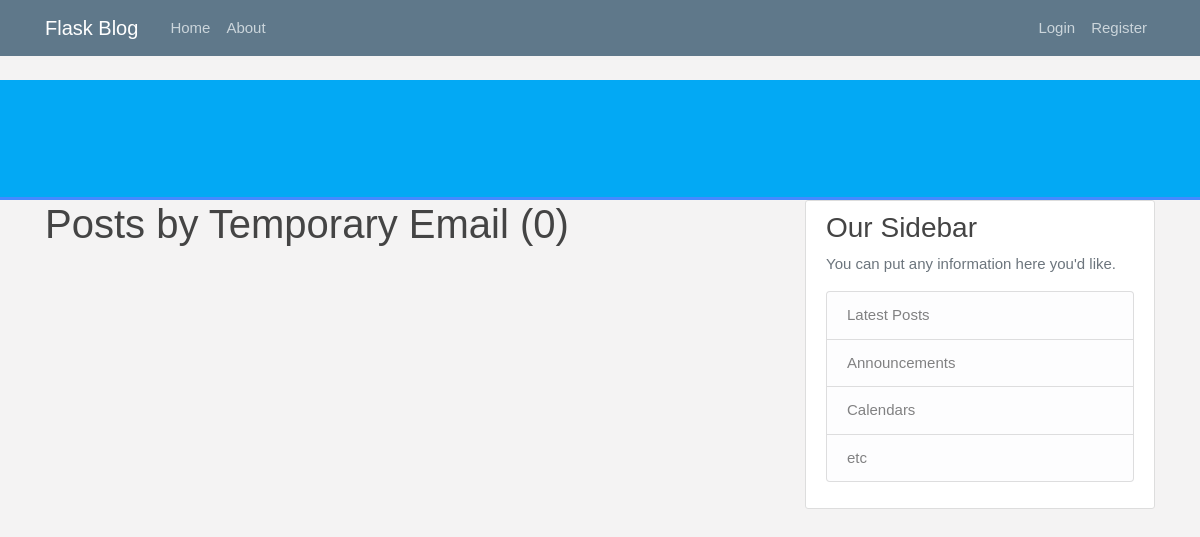
The app's page /user/Temporary Email, older data.
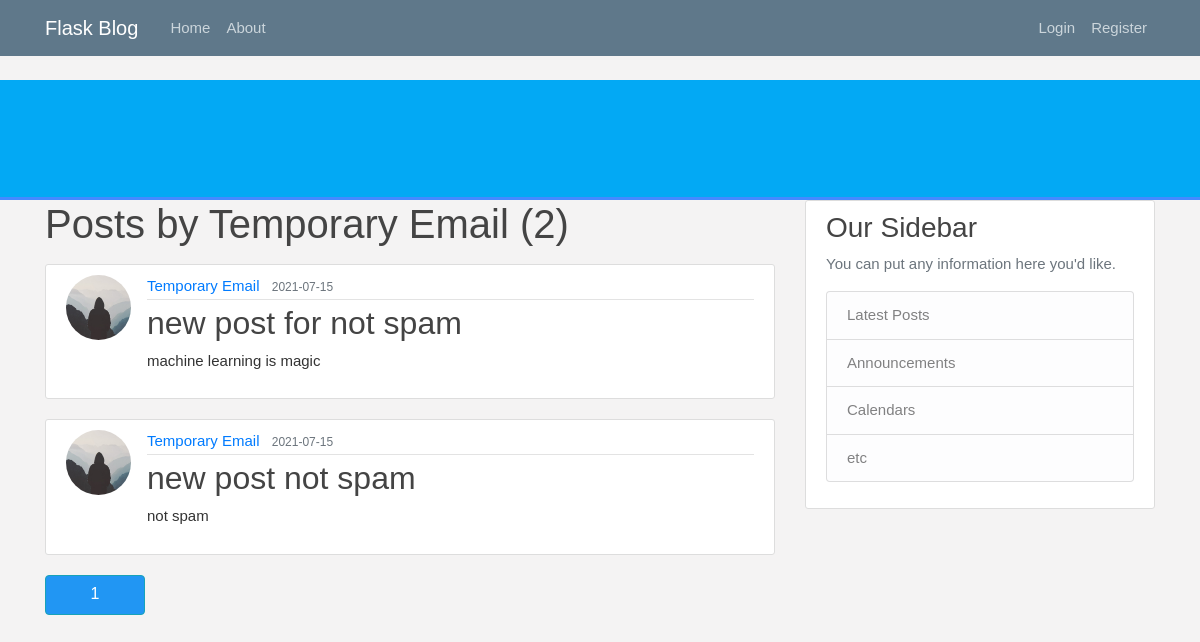
The same page, newer data.
### flaskblog/models.py (models this page shows, shortened)
class User(db.Model, UserMixin):
    id = db.Column(db.Integer, primary_key=True)
    username = db.Column(db.String(20), unique=True, nullable=False)
    email = db.Column(db.String(120), unique=True, nullable=False)
    image_file = db.Column(db.String(20), nullable=False, default='default.jpg')
    password = db.Column(db.String(60), nullable=False)
    posts = db.relationship('Post', backref='author', lazy=True)#one-to-many relationship , backref is similar to a column and author will give the user who created the post

class Post(db.Model):
    id = db.Column(db.Integer, primary_key=True)
    title = db.Column(db.String(100), nullable=False)
    date_posted = db.Column(db.DateTime, nullable=False, default=datetime.utcnow)
    content = db.Column(db.Text, nullable=False)
    user_id = db.Column(db.Integer, db.ForeignKey('user.id'), nullable=False)#foreign Key for Class=User===table=user

### flaskblog/users/routes.py (the view)
@users.route("/user/<string:username>")
def user_posts(username):
    page = request.args.get('page', 1, type=int)
    user = User.query.filter_by(username=username).first_or_404()
    posts = Post.query.filter_by(author=user)\
        .order_by(Post.date_posted.desc())\
        .paginate(page=page, per_page=5)
    return render_template('user_posts.html', posts=posts, user=user)

### flaskblog/templates/user_posts.html
{%extends "layout.html"%}
{%block content%}
<h1 class="mb-3">Posts by {{user.username}} ({{posts.total}})</h1>
{% for post in posts.items %}
		<article class="media content-section">
          <img class="rounded-circle article-img" src="{{ url_for('static', filename='profile_pics/' + post.author.image_file) }}">
          <div class="media-body">
            <div class="article-metadata">
              <a class="mr-2" href="{{ url_for('users.user_posts', username=post.author.username) }}">{{ post.author.username }}</a>
              <small class="text-muted">{{ post.date_posted.strftime('%Y-%m-%d') }}</small>
            </div>
            <h2><a class="article-title" href="{{ url_for('posts.post', post_id=post.id) }}">{{ post.title }}</a></h2>
            <p class="article-content">{{ post.content }}</p>
          </div>
        </article>
{%endfor%}
{% for page_num in posts.iter_pages(left_edge=1, right_edge=1, left_current=1, right_current=2) %}
	{% if page_num %}
        {% if posts.page == page_num %}
          <a class="btn btn-info mb-4" href="{{ url_for('users.user_posts', username=user.username, page=page_num) }}">{{ page_num }}</a>
        {% else %}
          <a class="btn btn-outline-info mb-4" href="{{ url_for('users.user_posts', username=user.username, page=page_num) }}">{{ page_num }}</a>
        {% endif %}
      {% else %}
        ...
      {% endif %}
{%endfor%}
{%endblock content%}

### flaskblog/templates/layout.html (shortened to what this page needs)
<!DOCTYPE html>
<html>
<head>
	<link rel="stylesheet" href="https://stackpath.bootstrapcdn.com/bootstrap/4.1.3/css/bootstrap.min.css">
	<link rel="stylesheet" type="text/css" href="{{ url_for('static', filename='main.css') }}">
</head>
<body>
<header class="site-header">
      <nav class="navbar navbar-expand-md navbar-dark bg-steel fixed-top">
        <div class="container">
          <a class="navbar-brand mr-4" href="/">Flask Blog</a>
          <div class="collapse navbar-collapse" id="navbarToggle">
            <div class="navbar-nav mr-auto">
              <a class="nav-item nav-link" href="{{ url_for('main.home') }}">Home</a>
              <a class="nav-item nav-link" href="{{ url_for('main.about') }}">About</a>
            </div>
            <div class="navbar-nav">
              {% if current_user.is_authenticated %}
                <a class="nav-item nav-link" href="{{ url_for('posts.new_post') }}">New Post</a>
                <a class="nav-item nav-link" href="{{ url_for('users.account') }}">Account</a>
                <a class="nav-item nav-link" href="{{ url_for('users.logout') }}">Logout</a>
              {% else %}
                <a class="nav-item nav-link" href="{{ url_for('users.login') }}">Login</a>
                <a class="nav-item nav-link" href="{{ url_for('users.register') }}">Register</a>
              {% endif %}
            </div>
          </div>
        </div>
      </nav>
    </header>
<main role="main" class="container">
  <div class="row">
    <div class="col-md-8">
        {% block content %}{% endblock %}
    </div>
    <div class="col-md-4">
      <div class="content-section">
        <h3>Our Sidebar</h3>
        <p class='text-muted'>You can put any information here you'd like.
          <ul class="list-group">
            <li class="list-group-item list-group-item-light">Latest Posts</li>
            <li class="list-group-item list-group-item-light">Announcements</li>
            <li class="list-group-item list-group-item-light">Calendars</li>
            <li class="list-group-item list-group-item-light">etc</li>
          </ul>
        </p>
      </div>
    </div>
  </div>
</main>
</body>
</html>

### flaskblog/static/main.css (style rules this page uses)
body { background: #fafafa; color: #333333; margin-top: 5rem; }
h1, h2, h3, h4, h5, h6 { color: #444444; }
.bg-steel { background-color: #5f788a; }
.site-header .navbar-nav .nav-link { color: #cbd5db; }
.content-section { background: #ffffff; padding: 10px 20px; border: 1px solid #dddddd; border-radius: 3px; margin-bottom: 20px; }
.article-title { color: #444444; }
.article-content { white-space: pre-line; }
.article-img { height: 65px; width: 65px; margin-right: 16px; }
.article-metadata { padding-bottom: 1px; margin-bottom: 4px; border-bottom: 1px solid #e3e3e3 }
body { font:15px/1.5 Arial, Helvetica,sans-serif; padding: 0px; background-color:#f4f3f3; }
.container { width:100%; margin: auto; overflow: hidden; }
header { background:#03A9F4;#35434a; border-bottom:#448AFF 3px solid; height:120px; width:100%; padding-top:30px; }
.btn-info { background-color: #2196F3; height:40px; width:100px; }

Row changes from the older to the newer data that the page shows:
added Post: image_file (placeholder picture), author.username "Temporary Email", date_posted "2021-07-15", title "new post for not spam", content "machine learning is magic"
added Post: image_file (placeholder picture), author.username "Temporary Email", date_posted "2021-07-15", title "new post not spam", content "not spam"
Text that changed along with them:
{{ posts.total }}: "0" → "2"
new list line: "1"
